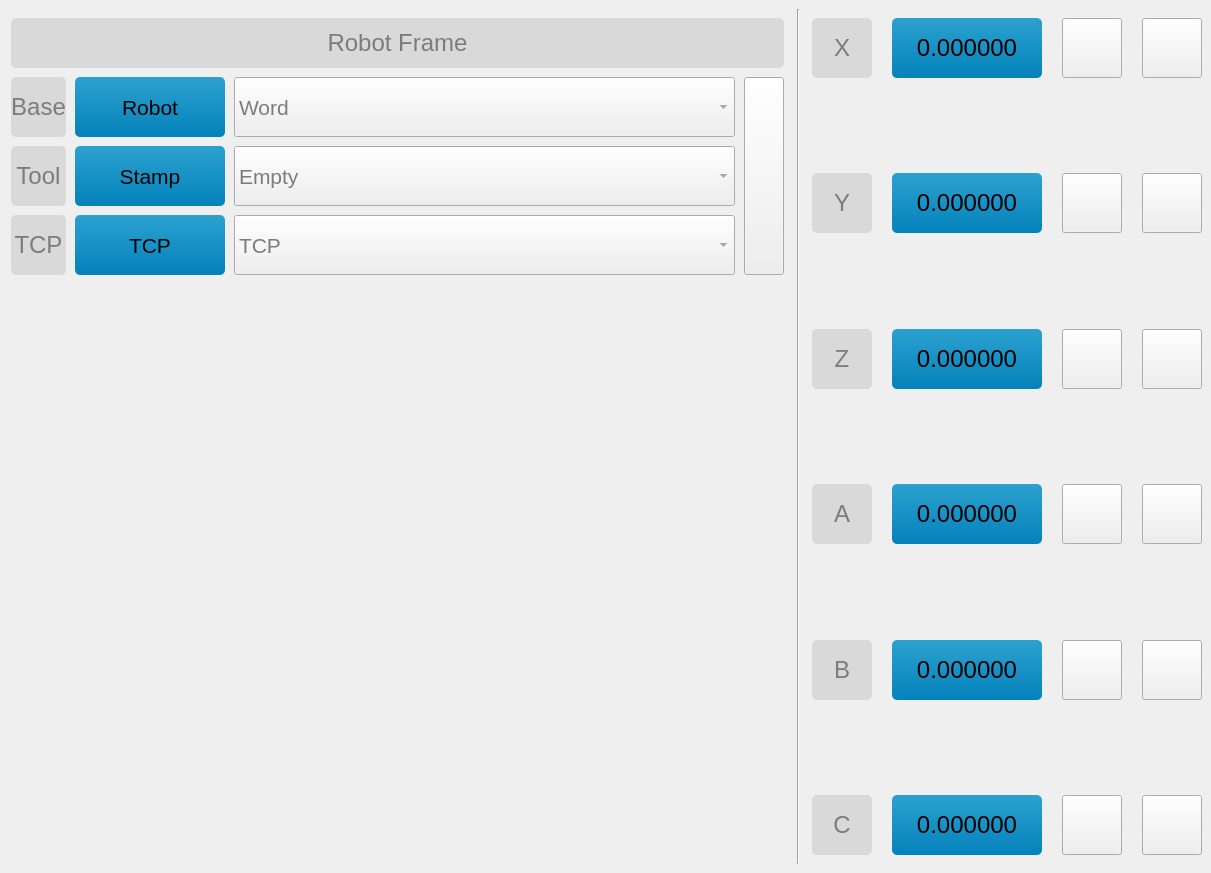
<?xml version="1.0" encoding="UTF-8"?>
<ui version="4.0">
 <class>widget_ui</class>
 <widget class="QWidget" name="widget_ui">
  <property name="geometry">
   <rect>
    <x>0</x>
    <y>0</y>
    <width>1211</width>
    <height>873</height>
   </rect>
  </property>
  <property name="maximumSize">
   <size>
    <width>16777215</width>
    <height>16777214</height>
   </size>
  </property>
  <layout class="QGridLayout" name="gridLayout">
   <property name="topMargin">
    <number>9</number>
   </property>
   <property name="rightMargin">
    <number>9</number>
   </property>
   <property name="bottomMargin">
    <number>9</number>
   </property>
   <property name="spacing">
    <number>9</number>
   </property>
   <item row="4" column="0">
    <widget class="QLabel" name="label_10">
     <property name="maximumSize">
      <size>
       <width>100</width>
       <height>16777215</height>
      </size>
     </property>
     <property name="styleSheet">
      <string notr="true">background-color:#d9d9d9;
border-radius: 5px;
font-size: 18pt; 
font-weight:40; 
color: #7c7c7c;</string>
     </property>
     <property name="text">
      <string>TCP</string>
     </property>
     <property name="alignment">
      <set>Qt::AlignCenter</set>
     </property>
     <property name="margin">
      <number>6</number>
     </property>
    </widget>
   </item>
   <item row="1" column="0" colspan="4">
    <widget class="QLabel" name="tool_label">
     <property name="minimumSize">
      <size>
       <width>0</width>
       <height>50</height>
      </size>
     </property>
     <property name="maximumSize">
      <size>
       <width>16777215</width>
       <height>16777215</height>
      </size>
     </property>
     <property name="styleSheet">
      <string notr="true">background-color:#d9d9d9;
border-radius: 5px;
font-size: 18pt; 
font-weight:40; 
color: #7c7c7c;</string>
     </property>
     <property name="text">
      <string>Robot Frame</string>
     </property>
     <property name="textFormat">
      <enum>Qt::AutoText</enum>
     </property>
     <property name="alignment">
      <set>Qt::AlignCenter</set>
     </property>
    </widget>
   </item>
   <item row="0" column="7" rowspan="7">
    <layout class="QVBoxLayout" name="verticalLayout_4">
     <property name="spacing">
      <number>6</number>
     </property>
     <property name="leftMargin">
      <number>0</number>
     </property>
     <property name="topMargin">
      <number>9</number>
     </property>
     <property name="bottomMargin">
      <number>9</number>
     </property>
     <item>
      <layout class="QHBoxLayout" name="horizontalLayout">
       <property name="spacing">
        <number>20</number>
       </property>
       <item>
        <widget class="QLabel" name="label">
         <property name="minimumSize">
          <size>
           <width>60</width>
           <height>0</height>
          </size>
         </property>
         <property name="maximumSize">
          <size>
           <width>60</width>
           <height>16777215</height>
          </size>
         </property>
         <property name="styleSheet">
          <string notr="true">background-color:#d9d9d9;
border-radius: 5px;
font-size: 18pt; 
font-weight:40; 
color: #7c7c7c;</string>
         </property>
         <property name="text">
          <string>X</string>
         </property>
         <property name="alignment">
          <set>Qt::AlignCenter</set>
         </property>
        </widget>
       </item>
       <item>
        <widget class="QLabel" name="current_pos_x">
         <property name="minimumSize">
          <size>
           <width>150</width>
           <height>0</height>
          </size>
         </property>
         <property name="maximumSize">
          <size>
           <width>150</width>
           <height>16777215</height>
          </size>
         </property>
         <property name="styleSheet">
          <string notr="true">background-color:qlineargradient(x1: 0, y1: 0, x2: 0, y2: 1, stop: 0 #2ca1cf, stop: 1 #0482bb);
border: 2px #616763;
border-radius: 5px;
font-size: 18pt; 
font-weight:40; 
color: #000000;</string>
         </property>
         <property name="text">
          <string>0.000000</string>
         </property>
         <property name="alignment">
          <set>Qt::AlignCenter</set>
         </property>
        </widget>
       </item>
       <item>
        <widget class="QPushButton" name="cart_x_minus_button">
         <property name="minimumSize">
          <size>
           <width>60</width>
           <height>60</height>
          </size>
         </property>
         <property name="maximumSize">
          <size>
           <width>60</width>
           <height>60</height>
          </size>
         </property>
         <property name="text">
          <string/>
         </property>
        </widget>
       </item>
       <item>
        <widget class="QPushButton" name="cart_x_plus_button">
         <property name="minimumSize">
          <size>
           <width>60</width>
           <height>60</height>
          </size>
         </property>
         <property name="maximumSize">
          <size>
           <width>60</width>
           <height>60</height>
          </size>
         </property>
         <property name="text">
          <string/>
         </property>
        </widget>
       </item>
      </layout>
     </item>
     <item>
      <spacer name="verticalSpacer">
       <property name="orientation">
        <enum>Qt::Vertical</enum>
       </property>
       <property name="sizeHint" stdset="0">
        <size>
         <width>20</width>
         <height>40</height>
        </size>
       </property>
      </spacer>
     </item>
     <item>
      <layout class="QHBoxLayout" name="horizontalLayout_2">
       <property name="spacing">
        <number>20</number>
       </property>
       <item>
        <widget class="QLabel" name="label_2">
         <property name="minimumSize">
          <size>
           <width>60</width>
           <height>0</height>
          </size>
         </property>
         <property name="maximumSize">
          <size>
           <width>60</width>
           <height>16777215</height>
          </size>
         </property>
         <property name="styleSheet">
          <string notr="true">background-color:#d9d9d9;
border-radius: 5px;
font-size: 18pt; 
font-weight:40; 
color: #7c7c7c;</string>
         </property>
         <property name="text">
          <string>Y</string>
         </property>
         <property name="alignment">
          <set>Qt::AlignCenter</set>
         </property>
        </widget>
       </item>
       <item>
        <widget class="QLabel" name="current_pos_y">
         <property name="minimumSize">
          <size>
           <width>150</width>
           <height>0</height>
          </size>
         </property>
         <property name="maximumSize">
          <size>
           <width>150</width>
           <height>16777215</height>
          </size>
         </property>
         <property name="styleSheet">
          <string notr="true">background-color:qlineargradient(x1: 0, y1: 0, x2: 0, y2: 1, stop: 0 #2ca1cf, stop: 1 #0482bb);
border: 2px #616763;
border-radius: 5px;
font-size: 18pt; 
font-weight:40; 
color: #000000;</string>
         </property>
         <property name="text">
          <string>0.000000</string>
         </property>
         <property name="alignment">
          <set>Qt::AlignCenter</set>
         </property>
        </widget>
       </item>
       <item>
        <widget class="QPushButton" name="cart_y_minus_button">
         <property name="minimumSize">
          <size>
           <width>60</width>
           <height>60</height>
          </size>
         </property>
         <property name="maximumSize">
          <size>
           <width>60</width>
           <height>60</height>
          </size>
         </property>
         <property name="text">
          <string/>
         </property>
        </widget>
       </item>
       <item>
        <widget class="QPushButton" name="cart_y_plus_button">
         <property name="minimumSize">
          <size>
           <width>60</width>
           <height>60</height>
          </size>
         </property>
         <property name="maximumSize">
          <size>
           <width>60</width>
           <height>60</height>
          </size>
         </property>
         <property name="text">
          <string/>
         </property>
        </widget>
       </item>
      </layout>
     </item>
     <item>
      <spacer name="verticalSpacer_2">
       <property name="orientation">
        <enum>Qt::Vertical</enum>
       </property>
       <property name="sizeHint" stdset="0">
        <size>
         <width>20</width>
         <height>40</height>
        </size>
       </property>
      </spacer>
     </item>
     <item>
      <layout class="QHBoxLayout" name="horizontalLayout_4">
       <property name="spacing">
        <number>20</number>
       </property>
       <item>
        <widget class="QLabel" name="label_3">
         <property name="minimumSize">
          <size>
           <width>60</width>
           <height>0</height>
          </size>
         </property>
         <property name="maximumSize">
          <size>
           <width>60</width>
           <height>16777215</height>
          </size>
         </property>
         <property name="styleSheet">
          <string notr="true">background-color:#d9d9d9;
border-radius: 5px;
font-size: 18pt; 
font-weight:40; 
color: #7c7c7c;</string>
         </property>
         <property name="text">
          <string>Z</string>
         </property>
         <property name="alignment">
          <set>Qt::AlignCenter</set>
         </property>
        </widget>
       </item>
       <item>
        <widget class="QLabel" name="current_pos_z">
         <property name="minimumSize">
          <size>
           <width>150</width>
           <height>0</height>
          </size>
         </property>
         <property name="maximumSize">
          <size>
           <width>150</width>
           <height>16777215</height>
          </size>
         </property>
         <property name="styleSheet">
          <string notr="true">background-color:qlineargradient(x1: 0, y1: 0, x2: 0, y2: 1, stop: 0 #2ca1cf, stop: 1 #0482bb);
border: 2px #616763;
border-radius: 5px;
font-size: 18pt; 
font-weight:40; 
color: #000000;</string>
         </property>
         <property name="text">
          <string>0.000000</string>
         </property>
         <property name="alignment">
          <set>Qt::AlignCenter</set>
         </property>
        </widget>
       </item>
       <item>
        <widget class="QPushButton" name="cart_z_minus_button">
         <property name="minimumSize">
          <size>
           <width>60</width>
           <height>60</height>
          </size>
         </property>
         <property name="maximumSize">
          <size>
           <width>60</width>
           <height>60</height>
          </size>
         </property>
         <property name="text">
          <string/>
         </property>
        </widget>
       </item>
       <item>
        <widget class="QPushButton" name="cart_z_plus_button">
         <property name="minimumSize">
          <size>
           <width>60</width>
           <height>60</height>
          </size>
         </property>
         <property name="maximumSize">
          <size>
           <width>60</width>
           <height>60</height>
          </size>
         </property>
         <property name="text">
          <string/>
         </property>
        </widget>
       </item>
      </layout>
     </item>
     <item>
      <spacer name="verticalSpacer_3">
       <property name="orientation">
        <enum>Qt::Vertical</enum>
       </property>
       <property name="sizeHint" stdset="0">
        <size>
         <width>20</width>
         <height>40</height>
        </size>
       </property>
      </spacer>
     </item>
     <item>
      <layout class="QHBoxLayout" name="horizontalLayout_5">
       <property name="spacing">
        <number>20</number>
       </property>
       <item>
        <widget class="QLabel" name="label_4">
         <property name="minimumSize">
          <size>
           <width>60</width>
           <height>0</height>
          </size>
         </property>
         <property name="maximumSize">
          <size>
           <width>60</width>
           <height>16777215</height>
          </size>
         </property>
         <property name="styleSheet">
          <string notr="true">background-color:#d9d9d9;
border-radius: 5px;
font-size: 18pt; 
font-weight:40; 
color: #7c7c7c;</string>
         </property>
         <property name="text">
          <string>A</string>
         </property>
         <property name="alignment">
          <set>Qt::AlignCenter</set>
         </property>
        </widget>
       </item>
       <item>
        <widget class="QLabel" name="current_rot_a">
         <property name="minimumSize">
          <size>
           <width>150</width>
           <height>0</height>
          </size>
         </property>
         <property name="maximumSize">
          <size>
           <width>150</width>
           <height>16777215</height>
          </size>
         </property>
         <property name="styleSheet">
          <string notr="true">background-color:qlineargradient(x1: 0, y1: 0, x2: 0, y2: 1, stop: 0 #2ca1cf, stop: 1 #0482bb);
border: 2px #616763;
border-radius: 5px;
font-size: 18pt; 
font-weight:40; 
color: #000000;</string>
         </property>
         <property name="text">
          <string>0.000000</string>
         </property>
         <property name="alignment">
          <set>Qt::AlignCenter</set>
         </property>
        </widget>
       </item>
       <item>
        <widget class="QPushButton" name="cart_a_minus_button">
         <property name="minimumSize">
          <size>
           <width>60</width>
           <height>60</height>
          </size>
         </property>
         <property name="maximumSize">
          <size>
           <width>60</width>
           <height>60</height>
          </size>
         </property>
         <property name="text">
          <string/>
         </property>
        </widget>
       </item>
       <item>
        <widget class="QPushButton" name="cart_a_plus_button">
         <property name="minimumSize">
          <size>
           <width>60</width>
           <height>60</height>
          </size>
         </property>
         <property name="maximumSize">
          <size>
           <width>60</width>
           <height>60</height>
          </size>
         </property>
         <property name="text">
          <string/>
         </property>
        </widget>
       </item>
      </layout>
     </item>
     <item>
      <spacer name="verticalSpacer_4">
       <property name="orientation">
        <enum>Qt::Vertical</enum>
       </property>
       <property name="sizeHint" stdset="0">
        <size>
         <width>20</width>
         <height>40</height>
        </size>
       </property>
      </spacer>
     </item>
     <item>
      <layout class="QHBoxLayout" name="horizontalLayout_6">
       <property name="spacing">
        <number>20</number>
       </property>
       <item>
        <widget class="QLabel" name="label_5">
         <property name="minimumSize">
          <size>
           <width>60</width>
           <height>0</height>
          </size>
         </property>
         <property name="maximumSize">
          <size>
           <width>60</width>
           <height>16777215</height>
          </size>
         </property>
         <property name="styleSheet">
          <string notr="true">background-color:#d9d9d9;
border-radius: 5px;
font-size: 18pt; 
font-weight:40; 
color: #7c7c7c;</string>
         </property>
         <property name="text">
          <string>B</string>
         </property>
         <property name="alignment">
          <set>Qt::AlignCenter</set>
         </property>
        </widget>
       </item>
       <item>
        <widget class="QLabel" name="current_rot_b">
         <property name="minimumSize">
          <size>
           <width>150</width>
           <height>0</height>
          </size>
         </property>
         <property name="maximumSize">
          <size>
           <width>150</width>
           <height>16777215</height>
          </size>
         </property>
         <property name="styleSheet">
          <string notr="true">background-color:qlineargradient(x1: 0, y1: 0, x2: 0, y2: 1, stop: 0 #2ca1cf, stop: 1 #0482bb);
border: 2px #616763;
border-radius: 5px;
font-size: 18pt; 
font-weight:40; 
color: #000000;</string>
         </property>
         <property name="text">
          <string>0.000000</string>
         </property>
         <property name="alignment">
          <set>Qt::AlignCenter</set>
         </property>
        </widget>
       </item>
       <item>
        <widget class="QPushButton" name="cart_b_minus_button">
         <property name="minimumSize">
          <size>
           <width>60</width>
           <height>60</height>
          </size>
         </property>
         <property name="maximumSize">
          <size>
           <width>60</width>
           <height>60</height>
          </size>
         </property>
         <property name="text">
          <string/>
         </property>
        </widget>
       </item>
       <item>
        <widget class="QPushButton" name="cart_b_plus_button">
         <property name="minimumSize">
          <size>
           <width>60</width>
           <height>60</height>
          </size>
         </property>
         <property name="maximumSize">
          <size>
           <width>60</width>
           <height>60</height>
          </size>
         </property>
         <property name="text">
          <string/>
         </property>
        </widget>
       </item>
      </layout>
     </item>
     <item>
      <spacer name="verticalSpacer_5">
       <property name="orientation">
        <enum>Qt::Vertical</enum>
       </property>
       <property name="sizeHint" stdset="0">
        <size>
         <width>20</width>
         <height>40</height>
        </size>
       </property>
      </spacer>
     </item>
     <item>
      <layout class="QHBoxLayout" name="horizontalLayout_7">
       <property name="spacing">
        <number>20</number>
       </property>
       <item>
        <widget class="QLabel" name="label_6">
         <property name="minimumSize">
          <size>
           <width>60</width>
           <height>0</height>
          </size>
         </property>
         <property name="maximumSize">
          <size>
           <width>60</width>
           <height>16777215</height>
          </size>
         </property>
         <property name="styleSheet">
          <string notr="true">background-color:#d9d9d9;
border-radius: 5px;
font-size: 18pt; 
font-weight:40; 
color: #7c7c7c;</string>
         </property>
         <property name="text">
          <string>C</string>
         </property>
         <property name="alignment">
          <set>Qt::AlignCenter</set>
         </property>
        </widget>
       </item>
       <item>
        <widget class="QLabel" name="current_rot_c">
         <property name="minimumSize">
          <size>
           <width>150</width>
           <height>0</height>
          </size>
         </property>
         <property name="maximumSize">
          <size>
           <width>150</width>
           <height>16777215</height>
          </size>
         </property>
         <property name="styleSheet">
          <string notr="true">background-color:qlineargradient(x1: 0, y1: 0, x2: 0, y2: 1, stop: 0 #2ca1cf, stop: 1 #0482bb);
border: 2px #616763;
border-radius: 5px;
font-size: 18pt; 
font-weight:40; 
color: #000000;</string>
         </property>
         <property name="text">
          <string>0.000000</string>
         </property>
         <property name="alignment">
          <set>Qt::AlignCenter</set>
         </property>
        </widget>
       </item>
       <item>
        <widget class="QPushButton" name="cart_c_minus_button">
         <property name="minimumSize">
          <size>
           <width>60</width>
           <height>60</height>
          </size>
         </property>
         <property name="maximumSize">
          <size>
           <width>60</width>
           <height>60</height>
          </size>
         </property>
         <property name="text">
          <string/>
         </property>
        </widget>
       </item>
       <item>
        <widget class="QPushButton" name="cart_c_plus_button">
         <property name="minimumSize">
          <size>
           <width>60</width>
           <height>60</height>
          </size>
         </property>
         <property name="maximumSize">
          <size>
           <width>60</width>
           <height>60</height>
          </size>
         </property>
         <property name="text">
          <string/>
         </property>
        </widget>
       </item>
      </layout>
     </item>
    </layout>
   </item>
   <item row="4" column="2">
    <widget class="QComboBox" name="tcp_name_combo">
     <property name="sizePolicy">
      <sizepolicy hsizetype="Expanding" vsizetype="Fixed">
       <horstretch>0</horstretch>
       <verstretch>0</verstretch>
      </sizepolicy>
     </property>
     <property name="minimumSize">
      <size>
       <width>0</width>
       <height>60</height>
      </size>
     </property>
     <property name="styleSheet">
      <string notr="true">QComboBox{
font-size: 16pt; 
font-weight:40; 
color: #7c7c7c;
}</string>
     </property>
     <property name="currentIndex">
      <number>0</number>
     </property>
     <property name="sizeAdjustPolicy">
      <enum>QComboBox::AdjustToContents</enum>
     </property>
     <item>
      <property name="text">
       <string>TCP</string>
      </property>
     </item>
    </widget>
   </item>
   <item row="3" column="2">
    <widget class="QComboBox" name="tool_name_combo">
     <property name="sizePolicy">
      <sizepolicy hsizetype="Expanding" vsizetype="Fixed">
       <horstretch>0</horstretch>
       <verstretch>0</verstretch>
      </sizepolicy>
     </property>
     <property name="minimumSize">
      <size>
       <width>0</width>
       <height>60</height>
      </size>
     </property>
     <property name="styleSheet">
      <string notr="true">QComboBox{
font-size: 16pt; 
font-weight:40; 
color: #7c7c7c;
}</string>
     </property>
     <property name="editable">
      <bool>false</bool>
     </property>
     <property name="currentIndex">
      <number>0</number>
     </property>
     <property name="insertPolicy">
      <enum>QComboBox::InsertAtBottom</enum>
     </property>
     <property name="sizeAdjustPolicy">
      <enum>QComboBox::AdjustToContents</enum>
     </property>
     <property name="frame">
      <bool>true</bool>
     </property>
     <property name="modelColumn">
      <number>0</number>
     </property>
     <item>
      <property name="text">
       <string>Empty</string>
      </property>
     </item>
     <item>
      <property name="text">
       <string>Stamp</string>
      </property>
     </item>
     <item>
      <property name="text">
       <string>uEpsilon</string>
      </property>
     </item>
     <item>
      <property name="text">
       <string>Stylo</string>
      </property>
     </item>
    </widget>
   </item>
   <item row="2" column="3" rowspan="3">
    <layout class="QVBoxLayout" name="verticalLayout_3">
     <item>
      <widget class="QPushButton" name="attach_tool_button">
       <property name="sizePolicy">
        <sizepolicy hsizetype="Minimum" vsizetype="Expanding">
         <horstretch>0</horstretch>
         <verstretch>0</verstretch>
        </sizepolicy>
       </property>
       <property name="minimumSize">
        <size>
         <width>0</width>
         <height>50</height>
        </size>
       </property>
       <property name="text">
        <string/>
       </property>
      </widget>
     </item>
    </layout>
   </item>
   <item row="2" column="0">
    <widget class="QLabel" name="label_8">
     <property name="maximumSize">
      <size>
       <width>100</width>
       <height>16777215</height>
      </size>
     </property>
     <property name="styleSheet">
      <string notr="true">background-color:#d9d9d9;
border-radius: 5px;
font-size: 18pt; 
font-weight:40; 
color: #7c7c7c;</string>
     </property>
     <property name="text">
      <string>Base</string>
     </property>
     <property name="alignment">
      <set>Qt::AlignCenter</set>
     </property>
     <property name="margin">
      <number>6</number>
     </property>
    </widget>
   </item>
   <item row="3" column="0">
    <widget class="QLabel" name="label_9">
     <property name="maximumSize">
      <size>
       <width>100</width>
       <height>16777215</height>
      </size>
     </property>
     <property name="styleSheet">
      <string notr="true">background-color:#d9d9d9;
border-radius: 5px;
font-size: 18pt; 
font-weight:40; 
color: #7c7c7c;</string>
     </property>
     <property name="text">
      <string>Tool</string>
     </property>
     <property name="alignment">
      <set>Qt::AlignCenter</set>
     </property>
     <property name="margin">
      <number>6</number>
     </property>
    </widget>
   </item>
   <item row="2" column="1">
    <widget class="QLabel" name="current_base_frame">
     <property name="minimumSize">
      <size>
       <width>150</width>
       <height>0</height>
      </size>
     </property>
     <property name="maximumSize">
      <size>
       <width>16777215</width>
       <height>60</height>
      </size>
     </property>
     <property name="styleSheet">
      <string notr="true">background-color:qlineargradient(x1: 0, y1: 0, x2: 0, y2: 1, stop: 0 #2ca1cf, stop: 1 #0482bb);
border: 2px #616763;
border-radius: 5px;
font-size: 16pt; 
font-weight:40; 
color: #000000;</string>
     </property>
     <property name="text">
      <string>Robot</string>
     </property>
     <property name="scaledContents">
      <bool>true</bool>
     </property>
     <property name="alignment">
      <set>Qt::AlignCenter</set>
     </property>
    </widget>
   </item>
   <item row="3" column="1">
    <widget class="QLabel" name="current_tool_frame">
     <property name="minimumSize">
      <size>
       <width>150</width>
       <height>0</height>
      </size>
     </property>
     <property name="maximumSize">
      <size>
       <width>16777215</width>
       <height>60</height>
      </size>
     </property>
     <property name="styleSheet">
      <string notr="true">background-color:qlineargradient(x1: 0, y1: 0, x2: 0, y2: 1, stop: 0 #2ca1cf, stop: 1 #0482bb);
border: 2px #616763;
border-radius: 5px;
font-size: 16pt; 
font-weight:40; 
color: #000000;</string>
     </property>
     <property name="text">
      <string>Stamp</string>
     </property>
     <property name="scaledContents">
      <bool>true</bool>
     </property>
     <property name="alignment">
      <set>Qt::AlignCenter</set>
     </property>
    </widget>
   </item>
   <item row="0" column="4" rowspan="7">
    <widget class="Line" name="line">
     <property name="minimumSize">
      <size>
       <width>10</width>
       <height>0</height>
      </size>
     </property>
     <property name="orientation">
      <enum>Qt::Vertical</enum>
     </property>
    </widget>
   </item>
   <item row="5" column="0" colspan="3">
    <widget class="QLabel" name="label_frames">
     <property name="sizePolicy">
      <sizepolicy hsizetype="Preferred" vsizetype="Expanding">
       <horstretch>0</horstretch>
       <verstretch>0</verstretch>
      </sizepolicy>
     </property>
     <property name="text">
      <string/>
     </property>
    </widget>
   </item>
   <item row="4" column="1">
    <widget class="QLabel" name="current_tcp_frame">
     <property name="minimumSize">
      <size>
       <width>150</width>
       <height>0</height>
      </size>
     </property>
     <property name="maximumSize">
      <size>
       <width>16777215</width>
       <height>60</height>
      </size>
     </property>
     <property name="styleSheet">
      <string notr="true">background-color:qlineargradient(x1: 0, y1: 0, x2: 0, y2: 1, stop: 0 #2ca1cf, stop: 1 #0482bb);
border: 2px #616763;
border-radius: 5px;
font-size: 16pt; 
font-weight:40; 
color: #000000;</string>
     </property>
     <property name="text">
      <string>TCP</string>
     </property>
     <property name="scaledContents">
      <bool>true</bool>
     </property>
     <property name="alignment">
      <set>Qt::AlignCenter</set>
     </property>
    </widget>
   </item>
   <item row="2" column="2">
    <widget class="QComboBox" name="base_name_combo">
     <property name="sizePolicy">
      <sizepolicy hsizetype="Expanding" vsizetype="Fixed">
       <horstretch>0</horstretch>
       <verstretch>0</verstretch>
      </sizepolicy>
     </property>
     <property name="minimumSize">
      <size>
       <width>0</width>
       <height>60</height>
      </size>
     </property>
     <property name="maximumSize">
      <size>
       <width>16777215</width>
       <height>16777215</height>
      </size>
     </property>
     <property name="styleSheet">
      <string notr="true">QComboBox{
font-size: 16pt; 
font-weight:40; 
color: #7c7c7c;
}
</string>
     </property>
     <property name="currentIndex">
      <number>0</number>
     </property>
     <property name="sizeAdjustPolicy">
      <enum>QComboBox::AdjustToContents</enum>
     </property>
     <item>
      <property name="text">
       <string>Word</string>
      </property>
     </item>
     <item>
      <property name="text">
       <string>Robot</string>
      </property>
     </item>
     <item>
      <property name="text">
       <string>CncWorkspace</string>
      </property>
     </item>
    </widget>
   </item>
  </layout>
 </widget>
 <layoutdefault spacing="10" margin="11"/>
 <resources/>
 <connections/>
</ui>
